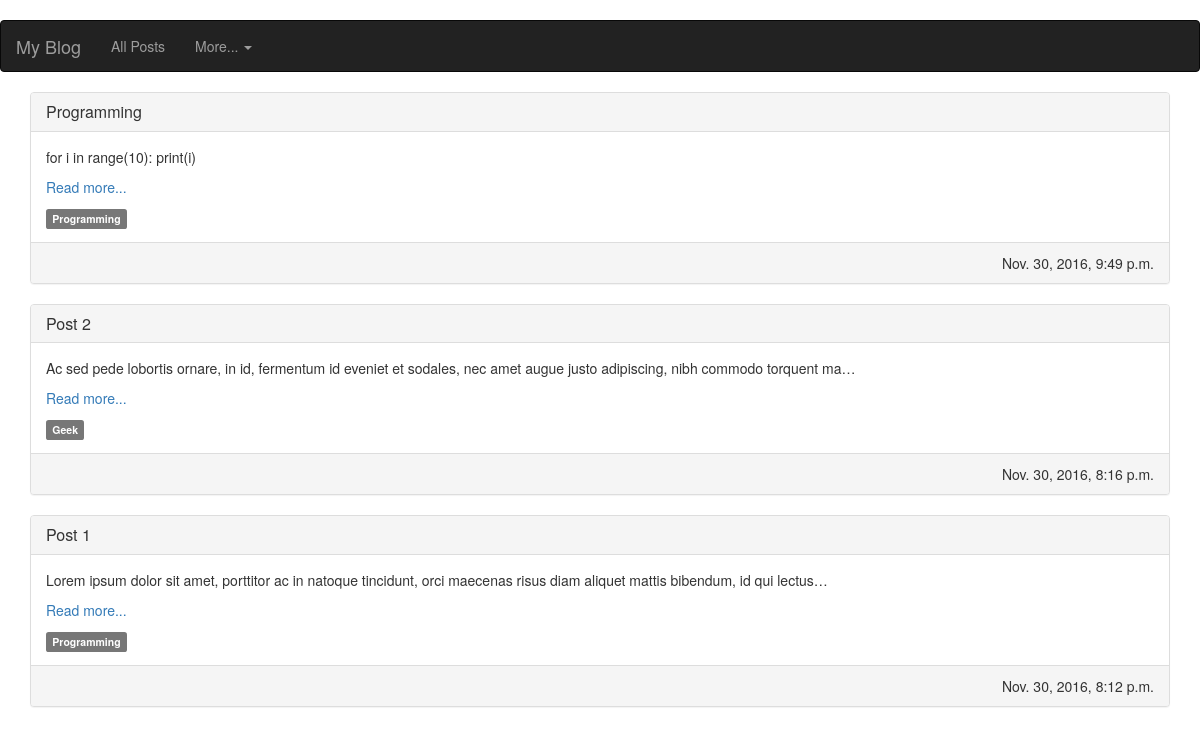
Screenshot of /blog/ with the database file from the repository.
### blog/models.py (models this page shows, shortened)
class Post(models.Model):
    title = models.CharField(max_length=225)
    content = models.TextField(max_length=10000)
    published = models.BooleanField(default=False)
    created_date = models.DateTimeField(auto_now_add=True)
    modified_date = models.DateTimeField(auto_now=True)
    category = models.ForeignKey(Category, on_delete=models.CASCADE)
    @models.permalink
    def get_absolute_url(self):
        return ('blog:detail', [self.pk])

class Category(models.Model):
    title = models.CharField(max_length=256, blank=True)
    created_date = models.DateTimeField(auto_now_add=True)
    modified_date = models.DateTimeField(auto_now=True)
    class Meta:
        verbose_name_plural = "Categories"
    def __str__(self):
        return self.title

### blog/views.py (the view)
class PostListView(ListView):
    model = Post
    queryset = Post.objects.all().order_by('-modified_date')

### blog/templates/blog/post_list.html
{% extends 'base.html' %}
{% block content %}
    {% for post in object_list %}
      {% if post.published %}
        <div class="panel panel-default">
            <div class="panel-heading">
              <h1 class="panel-title">{{ post.title }}</h1>
            </div>
            <div class="panel-body">
                <p>{{ post.content |truncatechars:127 }}</p>
                <p><a href="{{ post.get_absolute_url }}">Read more...</a></p>
                <span class="label label-default">{{ post.category }}</span>
            </div>
            <div class="panel-footer clearfix">
                <div class="pull-right">
                  {{ post.modified_date }}
                </div>
            </div>
        </div>
      {% endif %}
    {% empty %}
    <p>No Posts!!</p>
    {% endfor %}
{% endblock %}

### blog/templates/base.html (style rules this page uses)
body { padding-top: 20px; }

### rows the page displays
Post: title "Programming", content "for i in range(10): print(i)", category "Programming", modified_date "Nov. 30, 2016, 9:49 p.m."
Post: title "Post 2", content "Ac sed pede lobortis ornare, in id, fermentum id eveniet et sodales, nec amet augue justo adipiscing, nibh commodo torquent ma…", category "Geek", modified_date "Nov. 30, 2016, 8:16 p.m."
Post: title "Post 1", content "Lorem ipsum dolor sit amet, porttitor ac in natoque tincidunt, orci maecenas risus diam aliquet mattis bibendum, id qui lectus…", category "Programming", modified_date "Nov. 30, 2016, 8:12 p.m."
